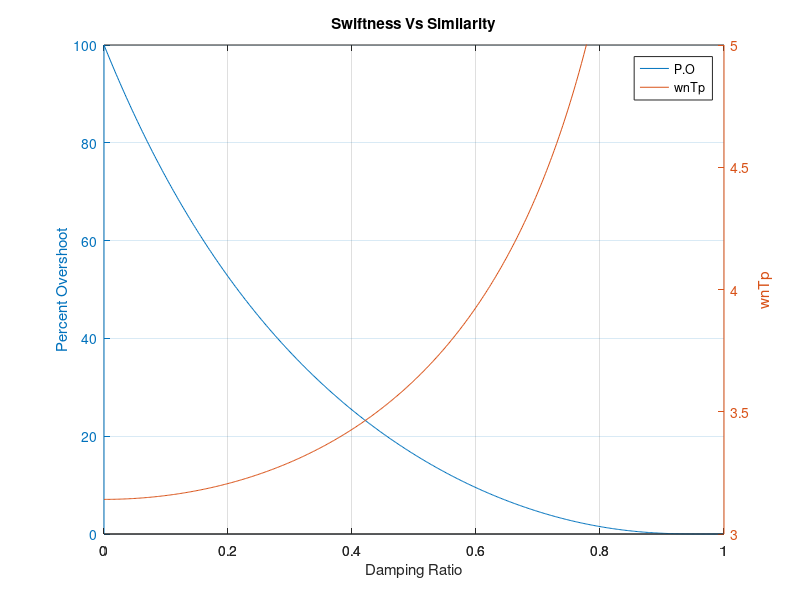

Recreate this plot in MATLAB.
%Emmanuel S Akosah ID 1155107217  11/1/2017
% MAEG 3050 HW 3 Ques 3


%Plot showing trade off between swiftness and similarity
% Percent Overshoot Vs wnTp, Tp = peak time

dr = 0:0.002:1;
PO = exp(-dr.*pi./(sqrt(1-dr.^2))) * 100;
wnTp = pi./(sqrt(1- dr.^2));

%plotting
myplot = plotyy(dr,PO,dr,wnTp);
hold on
legend('P.O','wnTp')
grid on
xlabel('Damping Ratio')
ylabel(myplot(1),'Percent Overshoot')
ylabel(myplot(2),'wnTp')
ylim(myplot(2),[3 5])
title('Swiftness Vs Similarity')
hold off

